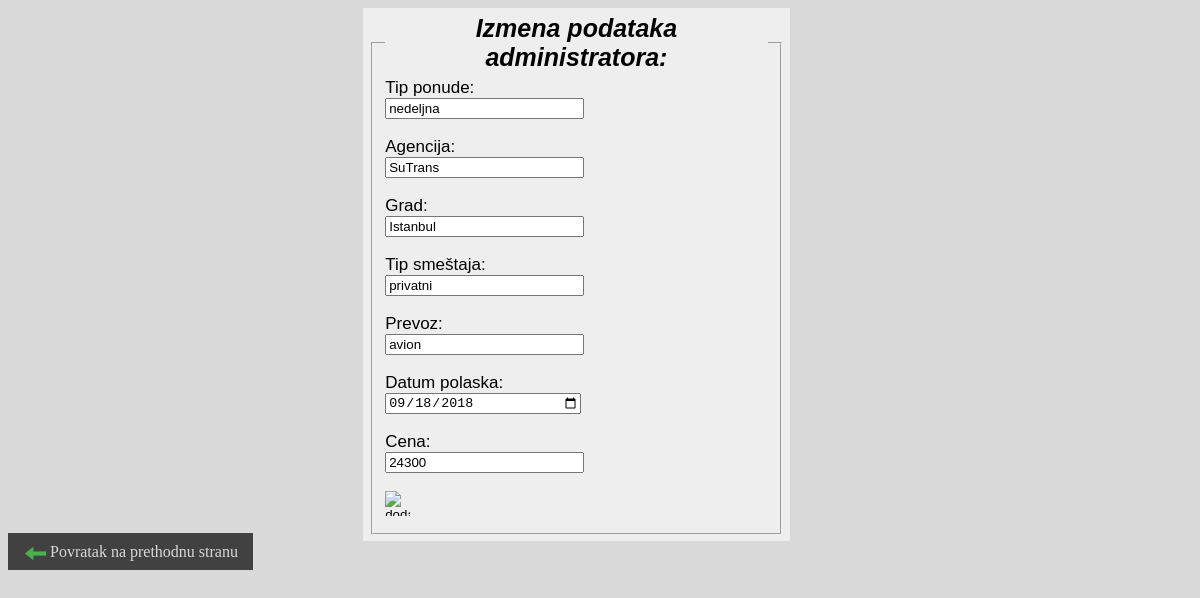
Screenshot of /izmeni-aranzmane.php?id=33 (signed in) with the database file from the repository.
### tables this page shows
CREATE TABLE `aranzman` (
  `id` int(11) NOT NULL,
  `ponude` varchar(16) NOT NULL,
  `agencija` varchar(20) NOT NULL,
  `grad` varchar(32) NOT NULL,
  `tip_smestaja` varchar(16) NOT NULL,
  `prevoz` varchar(16) NOT NULL,
  `datum_polaska` date NOT NULL,
  `komentar` varchar(32) DEFAULT NULL,
  `cena` float NOT NULL
);

### php/profil-admin.php (called while the page is built, shortened)
<?php
class profil_admin {
    private $dbh;
    function __construct() {
        try {
            $this->dbh=new PDO("mysql:host=".self::host_name.";dbname=".self::db_name, self::user, self::pass);
        } catch (PDOException $e) {
            echo "Greška!";
            echo $e->getMessage();
           }
        }
    public function uzmiPodatkeAranzman($id){
        try{
        $sql="select id,ponude,agencija,grad,tip_smestaja,prevoz,datum_polaska,cena from aranzman where id='$id'";
        $pdo_izraz= $this->dbh->query($sql);
        $niz=$pdo_izraz->fetchAll(PDO::FETCH_ASSOC);
        return $niz;
        }
        catch(PDOException $e){
            echo "Greška!";
            echo $e->getMessage();
            return false;
        }
    }
}

### izmeni-aranzmane.php (the view, shortened to what this page needs)
<!DOCTYPE html>
<html>
    <head>
        <link rel="stylesheet" type="text/css" href="register.css">
    </head>
    <body>
        <?php
        require_once "php/profil-admin.php";
        $korisnik=new profil_admin();
        $podaci=$korisnik->uzmiPodatkeAranzman($_GET["id"]);
        ?>
        <?php if(!isset($_GET["ponude"])) { ?>
        <form name="myForm" id="register" action="<?php $_SERVER["PHP_SELF"] ?>" method="get" >
                <fieldset>
                    <legend>Izmena podataka administratora:</legend>
                    <label for="ponude">Tip ponude: </label><br>
                    <input class="fpn" type="text" name="ponude" size="30" value="<?php echo $podaci[0]["ponude"] ?>"><br>
                    <br>
                    <label for="agencija">Agencija: </label><br>
                    <input class="fpn" type="text" name="agencija" size="30" value="<?php echo $podaci[0]["agencija"] ?>"><br>
                    <br>
            		<label for="grad">Grad: </label><br>
                        <input class="fpn" type="text" name="grad" size="30" value="<?php echo $podaci[0]["grad"] ?>"><br>
                    <br>
            		<label for="smestaj">Tip smeštaja: </label><br>
                        <input class="fpn" type="text" name="smestaj" size="30" value="<?php echo $podaci[0]["tip_smestaja"] ?>"><br>
                    <br>
            		<label for="prevoz">Prevoz: </label><br>
                        <input class="fpn" type="text" name="prevoz" size="30" value="<?php echo $podaci[0]["prevoz"] ?>"><br>
                    <br>
            		<label for="date">Datum polaska: </label><br>
                        <input class="fpn" type="date" name="date" size="30" value="<?php echo $podaci[0]["datum_polaska"] ?>"><br>
                    <br>
            		<label for="cena">Cena: </label><br>
                        <input class="fpn" type="text" name="cena" size="30" value="<?php echo $podaci[0]["cena"] ?>"><br>
                        <br>
                        <input type="image" src="pictures/insert.png" alt="dodaj" width="25" height="25" onclick="return validacijaSubmit()">
                </fieldset>
    	</form>
        <?php
        }
        ?>
        <a id="backarrow" href="dodaj-brisi-aranzmani.php" style="padding: 10px 15px; background: #414141; color: #d9d9d9; text-decoration: none;"><img src="pictures/arrow-left.png" height="25" width="25" style="vertical-align: middle; margin-right: 2px;" >Povratak na prethodnu stranu</a>
    </body>
</html>

### register.css (style rules this page uses)
body { background-color: #d9d9d9; }
#register { border: 1.5px solid #eeeded; padding: 5px 5px 5px ; width: 35%; background-color: #eee; margin-left: 30%; }
legend { font: bold italic 25px Arial; text-align: center; }
label { font: 17px Arial; }
.fpn { width: 50%; }

### rows the page displays
aranzman: ponude "nedeljna", agencija "SuTrans", grad "Istanbul", smestaj "privatni", prevoz "avion", date "09/18/2018", cena "24300"
